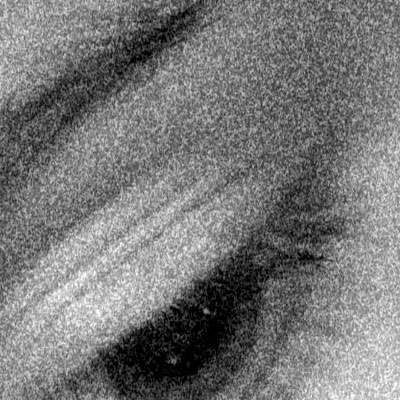
#> input picture IOT - Módulo II/Aula 7/ruido.jpg, 400 x 400 px
$ python ex2.py
#> lines starting #> are read from the running program, lines starting #| are printed output that depends on the picture
# -*- coding: utf-8 -*-
"""
Created on Fri Jul 10 08:16:03 2020

@author: T-Gamer
"""


import cv2

img = cv2.imread('ruido.jpg')
#> img is the input picture: shape (400, 400, 3); min 0, max 255, mean 119.1

# Kernel 7x7
gauss = cv2.GaussianBlur(img,(7,7),0)
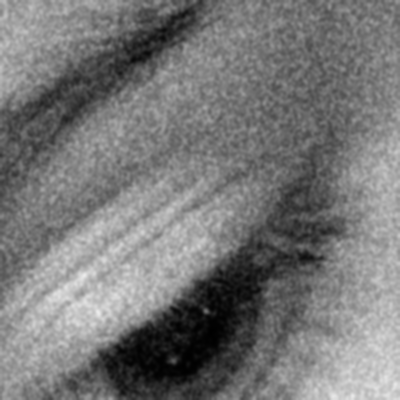
#> gauss: shape (400, 400, 3); min 0, max 235, mean 119.1

cv2.imshow('Original',img)
cv2.imshow('Filtrada',gauss)

cv2.waitKey(0) & 0xFF
cv2.destroyAllWindows()
